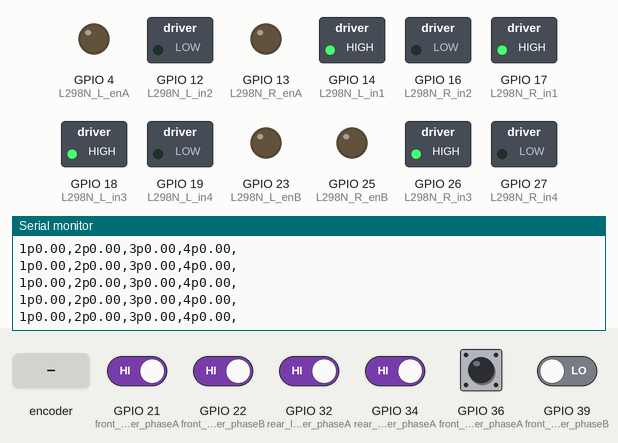
Recording of a sketch running on a simulated ESP32. Shown: switched loads named in the sketch (green lamp = pin HIGH), output pins drawn as LEDs (lit = HIGH), the last lines printed to the serial monitor. The test bench sets the inputs (shaded band); at power-on: GPIO 21 (front_left_encoder_phaseA), GPIO 22 (front_left_encoder_phaseB), GPIO 32 (rear_left_encoder_phaseA), GPIO 34 (rear_right_encoder_phaseA), GPIO 36 (front_right_encoder_phaseA) HIGH, GPIO 39 (front_right_encoder_phaseB) LOW.

Above: at 1.2 s.
1.3 s: rotary encoder on GPIO 21 (front_left_encoder_phaseA) / GPIO 22 (front_left_encoder_phaseB) turned 2 steps (second pin leading)
At 1.41 s:
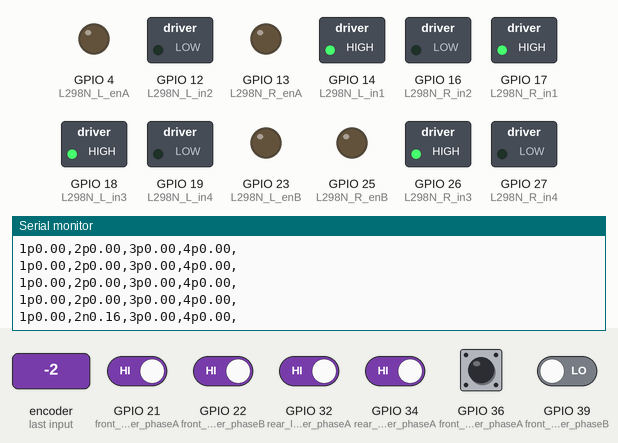
3.2 s: GPIO 36 (front_right_encoder_phaseA) pulsed LOW 2 times (0.12 s each, 0.3 s apart)
At 3.41 s:
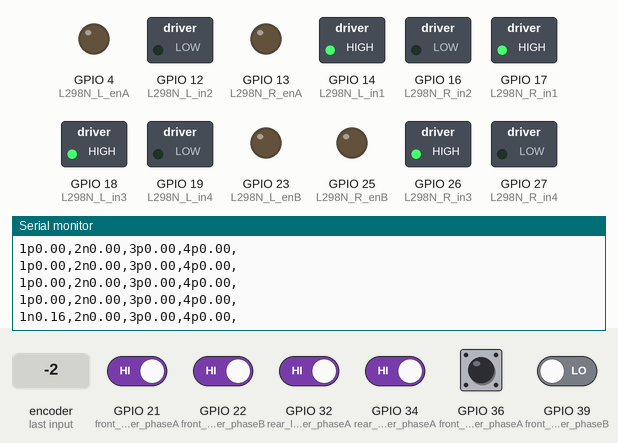
5.3 s: rotary encoder on GPIO 21 (front_left_encoder_phaseA) / GPIO 22 (front_left_encoder_phaseB) turned 1 step (first pin leading)
At 5.42 s:
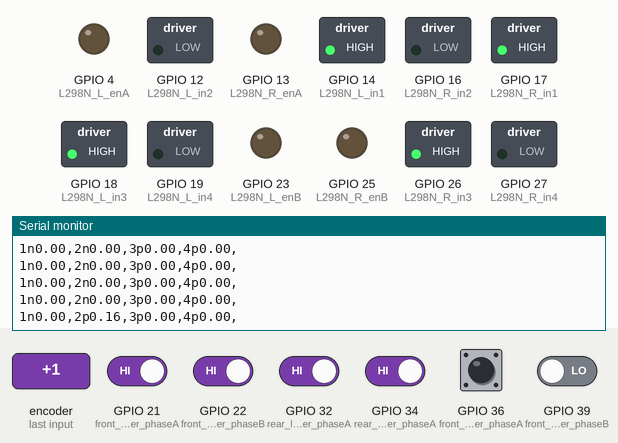

Measured:
- after the input at 1.3 s, the serial monitor: prints a new line after 0.10 s (image 1)
- after the input at 3.2 s, the serial monitor: prints a new line after 0.21 s (image 2)
- after the input at 5.3 s, the serial monitor: prints a new line after 0.11 s (image 3)

The sketch:

4wheel_robot_control.ino
```cpp
#include <PID_v1.h>

/*
 * 4 independently driven/sensed wheels, one L298N per side:
 *   L298N #1 (left board):  channel A -> front-left, channel B -> rear-left
 *   L298N #2 (right board): channel A -> front-right, channel B -> rear-right
 *
 * Wheel indices used throughout (and in the serial protocol) match the
 * ros2_control joint order in amr_ros2_control.xacro:
 *   1 = front_right   2 = front_left   3 = rear_right   4 = rear_left
 *
 * GPIO21/22 are free for use because the MPU6050 is read over I2C from the
 * companion computer, not the ESP32. None of these pins are UART0 (1/3) or
 * SPI flash (6-11). GPIO12 (front-left IN2) is a strapping pin - this was
 * already the case in the original 2-wheel wiring (rear-left dir B), so
 * it's a carried-over, previously-working configuration, not new risk.
 */

// ---- L298N #1 (left board) ----
#define L298N_L_enA 4    // PWM  front-left
#define L298N_L_in1 14   // dir  front-left A
#define L298N_L_in2 12   // dir  front-left B
#define L298N_L_enB 23   // PWM  rear-left
#define L298N_L_in3 18   // dir  rear-left A
#define L298N_L_in4 19   // dir  rear-left B

// ---- L298N #2 (right board) ----
#define L298N_R_enA 13   // PWM  front-right
#define L298N_R_in1 17   // dir  front-right A
#define L298N_R_in2 16   // dir  front-right B
#define L298N_R_enB 25   // PWM  rear-right
#define L298N_R_in3 26   // dir  rear-right A
#define L298N_R_in4 27   // dir  rear-right B

// ---- Encoders ----
#define front_left_encoder_phaseA  21
#define front_left_encoder_phaseB  22
#define rear_left_encoder_phaseA   32
#define rear_left_encoder_phaseB   33
#define front_right_encoder_phaseA 36  // input-only
#define front_right_encoder_phaseB 39  // input-only
#define rear_right_encoder_phaseA  34  // input-only
#define rear_right_encoder_phaseB  35  // input-only

// Wheel array indices, matching the serial protocol id ('1'-'4') and the
// ros2_control joint order.
enum WheelIdx { FRONT_RIGHT = 0, FRONT_LEFT = 1, REAR_RIGHT = 2, REAR_LEFT = 3, NUM_WHEELS = 4 };

// Encoders (marked volatile for ISR safety)
volatile unsigned long encoder_counter[NUM_WHEELS] = {0, 0, 0, 0};
volatile char wheel_sign[NUM_WHEELS] = {'p', 'p', 'p', 'p'};


unsigned long last_millis = 0;
const unsigned long interval = 100;

// --- Serial command parser state ---
int cmd_wheel_idx = -1;          // which wheel the current command targets, -1 = none
bool is_wheel_forward[NUM_WHEELS] = {true, true, true, true};
char value[10] = "00.00";
uint8_t value_idx = 0;

// PID Setpoint / Measurement / Command, one triplet per wheel
double wheel_cmd_vel[NUM_WHEELS]  = {0.0, 0.0, 0.0, 0.0};   // rad/s, from host
double wheel_meas_vel[NUM_WHEELS] = {0.0, 0.0, 0.0, 0.0};   // rad/s, from encoder
double wheel_cmd[NUM_WHEELS]      = {0.0, 0.0, 0.0, 0.0};   // 0-255, PWM out

// PID Tuning Parameters - front wheels start with the same gains as the
// matching rear wheel; retune per-wheel once you have the real robot moving,
// since motor/gearbox variance means these will likely differ slightly.
double Kp_fr = 11.5, Ki_fr = 7.5, Kd_fr = 0.1;
double Kp_fl = 12.8, Ki_fl = 8.3, Kd_fl = 0.1;
double Kp_rr = 11.5, Ki_rr = 7.5, Kd_rr = 0.1;
double Kp_rl = 12.8, Ki_rl = 8.3, Kd_rl = 0.1;

// PID Controllers - kept as explicit named objects (rather than an array)
// since the PID_v1 library holds pointers into these doubles for the
// lifetime of the object; array-of-PID with per-element pointer wiring is
// easy to get subtly wrong, so this stays explicit like the 2-wheel version.
PID frontRightMotor(&wheel_meas_vel[FRONT_RIGHT], &wheel_cmd[FRONT_RIGHT], &wheel_cmd_vel[FRONT_RIGHT], Kp_fr, Ki_fr, Kd_fr, DIRECT);
PID frontLeftMotor (&wheel_meas_vel[FRONT_LEFT],  &wheel_cmd[FRONT_LEFT],  &wheel_cmd_vel[FRONT_LEFT],  Kp_fl, Ki_fl, Kd_fl, DIRECT);
PID rearRightMotor (&wheel_meas_vel[REAR_RIGHT],  &wheel_cmd[REAR_RIGHT],  &wheel_cmd_vel[REAR_RIGHT],  Kp_rr, Ki_rr, Kd_rr, DIRECT);
PID rearLeftMotor  (&wheel_meas_vel[REAR_LEFT],   &wheel_cmd[REAR_LEFT],   &wheel_cmd_vel[REAR_LEFT],   Kp_rl, Ki_rl, Kd_rl, DIRECT);

// ISR Prototypes with IRAM_ATTR
void IRAM_ATTR frontRightEncoderCallback();
void IRAM_ATTR frontLeftEncoderCallback();
void IRAM_ATTR rearRightEncoderCallback();
void IRAM_ATTR rearLeftEncoderCallback();

void setDirection(int wheel, bool forward);

void setup() {
  Serial.begin(115200);

  // Init L298N Pins
  pinMode(L298N_L_enA, OUTPUT);
  pinMode(L298N_L_enB, OUTPUT);
  pinMode(L298N_L_in1, OUTPUT);
  pinMode(L298N_L_in2, OUTPUT);
  pinMode(L298N_L_in3, OUTPUT);
  pinMode(L298N_L_in4, OUTPUT);

  pinMode(L298N_R_enA, OUTPUT);
  pinMode(L298N_R_enB, OUTPUT);
  pinMode(L298N_R_in1, OUTPUT);
  pinMode(L298N_R_in2, OUTPUT);
  pinMode(L298N_R_in3, OUTPUT);
  pinMode(L298N_R_in4, OUTPUT);

  // Default Forward Direction Setup
  digitalWrite(L298N_L_in1, HIGH);  // front-left
  digitalWrite(L298N_L_in2, LOW);
  digitalWrite(L298N_L_in3, HIGH);  // rear-left
  digitalWrite(L298N_L_in4, LOW);
  digitalWrite(L298N_R_in1, HIGH);  // front-right
  digitalWrite(L298N_R_in2, LOW);
  digitalWrite(L298N_R_in3, HIGH);  // rear-right
  digitalWrite(L298N_R_in4, LOW);

  // Init PID
  frontRightMotor.SetMode(AUTOMATIC);
  frontLeftMotor.SetMode(AUTOMATIC);
  rearRightMotor.SetMode(AUTOMATIC);
  rearLeftMotor.SetMode(AUTOMATIC);

  // Init Encoder Inputs
  // GPIO 34/35/36/39 are input-only and have no internal pull resistor.
  pinMode(front_right_encoder_phaseA, INPUT);
  pinMode(front_right_encoder_phaseB, INPUT);
  pinMode(front_left_encoder_phaseA, INPUT_PULLUP);
  pinMode(front_left_encoder_phaseB, INPUT_PULLUP);
  pinMode(rear_right_encoder_phaseA, INPUT_PULLUP);
  pinMode(rear_right_encoder_phaseB, INPUT_PULLUP);
  pinMode(rear_left_encoder_phaseA, INPUT);
  pinMode(rear_left_encoder_phaseB, INPUT);

  // Attach Interrupts
  attachInterrupt(digitalPinToInterrupt(front_right_encoder_phaseA), frontRightEncoderCallback, RISING);
  attachInterrupt(digitalPinToInterrupt(front_left_encoder_phaseA), frontLeftEncoderCallback, RISING);
  attachInterrupt(digitalPinToInterrupt(rear_right_encoder_phaseA), rearRightEncoderCallback, RISING);
  attachInterrupt(digitalPinToInterrupt(rear_left_encoder_phaseA), rearLeftEncoderCallback, RISING);
}

void loop() {
  // --- SERIAL COMMAND PARSER ---
  // Protocol: "<id><sign><value>," repeated per wheel, e.g.
  //   "1p12.34,2n05.67,3p00.00,4p00.00,"
  // id: '1'=front_right '2'=front_left '3'=rear_right '4'=rear_left
  if (Serial.available()) {
    char chr = Serial.read();

    if (chr >= '1' && chr <= '4') {
      cmd_wheel_idx = chr - '1';
      value_idx = 0;
    }
    else if (chr == 'p') {
      if (cmd_wheel_idx >= 0 && !is_wheel_forward[cmd_wheel_idx]) {
        setDirection(cmd_wheel_idx, true);
        is_wheel_forward[cmd_wheel_idx] = true;
      }
    }
    else if (chr == 'n') {
      if (cmd_wheel_idx >= 0 && is_wheel_forward[cmd_wheel_idx]) {
        setDirection(cmd_wheel_idx, false);
        is_wheel_forward[cmd_wheel_idx] = false;
      }
    }
    else if (chr == ',') {
      value[value_idx] = '\0';
      if (cmd_wheel_idx >= 0) {
        wheel_cmd_vel[cmd_wheel_idx] = atof(value);
      }
      value_idx = 0;
      memset(value, 0, sizeof(value));
      cmd_wheel_idx = -1;
    }
    else {
      if (value_idx < sizeof(value) - 1) {
        value[value_idx++] = chr;
      }
    }
  }

  // --- ODOMETRY & CONTROL LOOP ---
  unsigned long current_millis = millis();
  if (current_millis - last_millis >= interval) {
    last_millis = current_millis;

    // Atomic readout of encoder counts to avoid race conditions
    unsigned long ticks[NUM_WHEELS];
    noInterrupts();
    for (int i = 0; i < NUM_WHEELS; i++) {
      ticks[i] = encoder_counter[i];
      encoder_counter[i] = 0;
    }
    interrupts();

    // Velocity calculation: rad/s = (ticks in 100ms * 10) * (60 / 385 RPM) * 0.10472
    for (int i = 0; i < NUM_WHEELS; i++) {
      wheel_meas_vel[i] = (10.0 * ticks[i] * (60.0 / 385.0)) * 0.10472;
    }

    frontRightMotor.Compute();
    frontLeftMotor.Compute();
    rearRightMotor.Compute();
    rearLeftMotor.Compute();

    for (int i = 0; i < NUM_WHEELS; i++) {
      if (wheel_cmd_vel[i] == 0.0) wheel_cmd[i] = 0.0;
    }

    // Report back velocity string to ROS / Host, same id scheme as commands
    for (int i = 0; i < NUM_WHEELS; i++) {
      Serial.print(i + 1);
      Serial.print(wheel_sign[i]);
      Serial.print(wheel_meas_vel[i]);
      Serial.print(",");
    }
    Serial.println();

    analogWrite(L298N_R_enA, (int)wheel_cmd[FRONT_RIGHT]);  // front-right PWM
    analogWrite(L298N_L_enA, (int)wheel_cmd[FRONT_LEFT]);   // front-left PWM
    analogWrite(L298N_R_enB, (int)wheel_cmd[REAR_RIGHT]);   // rear-right PWM
    analogWrite(L298N_L_enB, (int)wheel_cmd[REAR_LEFT]);    // rear-left PWM
  }
}

// Drive the two direction pins for one wheel's L298N channel.
void setDirection(int wheel, bool forward) {
  switch (wheel) {
    case FRONT_RIGHT:
      digitalWrite(L298N_R_in1, forward ? HIGH : LOW);
      digitalWrite(L298N_R_in2, forward ? LOW : HIGH);
      break;
    case FRONT_LEFT:
      digitalWrite(L298N_L_in1, forward ? HIGH : LOW);
      digitalWrite(L298N_L_in2, forward ? LOW : HIGH);
      break;
    case REAR_RIGHT:
      digitalWrite(L298N_R_in3, forward ? HIGH : LOW);
      digitalWrite(L298N_R_in4, forward ? LOW : HIGH);
      break;
    case REAR_LEFT:
      digitalWrite(L298N_L_in3, forward ? HIGH : LOW);
      digitalWrite(L298N_L_in4, forward ? LOW : HIGH);
      break;
  }
}


// --- INTERRUPT SERVICE ROUTINES ---
void IRAM_ATTR frontRightEncoderCallback() {
  wheel_sign[FRONT_RIGHT] = (digitalRead(front_right_encoder_phaseB) == HIGH) ? 'p' : 'n';
  encoder_counter[FRONT_RIGHT]++;
}

void IRAM_ATTR frontLeftEncoderCallback() {
  wheel_sign[FRONT_LEFT] = (digitalRead(front_left_encoder_phaseB) == HIGH) ? 'n' : 'p';
  encoder_counter[FRONT_LEFT]++;
}

void IRAM_ATTR rearRightEncoderCallback() {
  wheel_sign[REAR_RIGHT] = (digitalRead(rear_right_encoder_phaseB) == HIGH) ? 'p' : 'n';
  encoder_counter[REAR_RIGHT]++;
}

void IRAM_ATTR rearLeftEncoderCallback() {
  wheel_sign[REAR_LEFT] = (digitalRead(rear_left_encoder_phaseB) == HIGH) ? 'n' : 'p';
  encoder_counter[REAR_LEFT]++;
}
```
